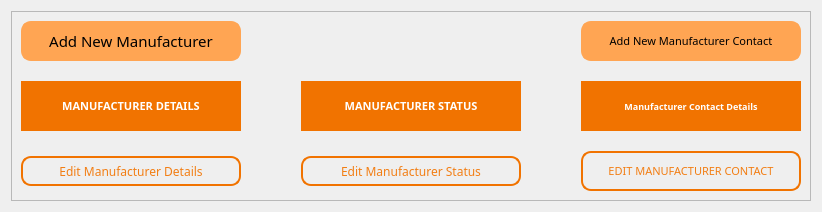
                    <widget class="QWidget" name="tab_13">
                     <attribute name="title">
                      <string>Manufacturer</string>
                     </attribute>
                     <layout class="QVBoxLayout" name="verticalLayout_14">
                      <item>
                       <widget class="QFrame" name="frame_11">
                        <property name="styleSheet">
                         <string notr="true">QLabel{color:white;background-color:#F17300; border: solid white; border-radius: 0;}
QPushButton{color:#F27E14; border:2px solid #F17300; border-radius: 10px;padding:2px;}
QPushButton::hover{border:2px solid white; background-color:#F27E14; color:white;}
QPushButton#addButton_manu{color: black; background-color: #FFA553; border: 2px solid #FFA553;}
QPushButton#addButton_manu::hover{color:#FFA553; background-color: black; border: 2px solid black;}
QPushButton#new_manuconButton{color: black; background-color: #FFA553; border: 2px solid #FFA553;}
QPushButton#new_manuconButton::hover{color:#FFA553; background-color: black; border: 2px solid black;}
</string>
                        </property>
                        <property name="frameShape">
                         <enum>QFrame::StyledPanel</enum>
                        </property>
                        <property name="frameShadow">
                         <enum>QFrame::Raised</enum>
                        </property>
                        <layout class="QGridLayout" name="gridLayout_9">
                         <property name="horizontalSpacing">
                          <number>60</number>
                         </property>
                         <property name="verticalSpacing">
                          <number>20</number>
                         </property>
                         <item row="1" column="1">
                          <widget class="QLabel" name="label_19">
                           <property name="minimumSize">
                            <size>
                             <width>220</width>
                             <height>50</height>
                            </size>
                           </property>
                           <property name="maximumSize">
                            <size>
                             <width>220</width>
                             <height>50</height>
                            </size>
                           </property>
                           <property name="font">
                            <font>
                             <family>Montserrat Medium</family>
                             <pointsize>8</pointsize>
                             <weight>75</weight>
                             <bold>true</bold>
                            </font>
                           </property>
                           <property name="text">
                            <string>MANUFACTURER STATUS</string>
                           </property>
                           <property name="alignment">
                            <set>Qt::AlignCenter</set>
                           </property>
                          </widget>
                         </item>
                         <item row="1" column="2">
                          <widget class="QLabel" name="label_23">
                           <property name="minimumSize">
                            <size>
                             <width>220</width>
                             <height>50</height>
                            </size>
                           </property>
                           <property name="maximumSize">
                            <size>
                             <width>220</width>
                             <height>50</height>
                            </size>
                           </property>
                           <property name="font">
                            <font>
                             <family>Montserrat Medium</family>
                             <pointsize>7</pointsize>
                             <weight>75</weight>
                             <bold>true</bold>
                            </font>
                           </property>
                           <property name="text">
                            <string>Manufacturer Contact Details</string>
                           </property>
                           <property name="alignment">
                            <set>Qt::AlignCenter</set>
                           </property>
                          </widget>
                         </item>
                         <item row="2" column="0">
                          <widget class="QPushButton" name="edit_manudet">
                           <property name="minimumSize">
                            <size>
                             <width>220</width>
                             <height>30</height>
                            </size>
                           </property>
                           <property name="maximumSize">
                            <size>
                             <width>220</width>
                             <height>30</height>
                            </size>
                           </property>
                           <property name="font">
                            <font>
                             <family>Montserrat</family>
                             <pointsize>9</pointsize>
                            </font>
                           </property>
                           <property name="cursor">
                            <cursorShape>PointingHandCursor</cursorShape>
                           </property>
                           <property name="text">
                            <string>Edit Manufacturer Details</string>
                           </property>
                          </widget>
                         </item>
                         <item row="1" column="0">
                          <widget class="QLabel" name="label_18">
                           <property name="minimumSize">
                            <size>
                             <width>220</width>
                             <height>50</height>
                            </size>
                           </property>
                           <property name="maximumSize">
                            <size>
                             <width>220</width>
                             <height>50</height>
                            </size>
                           </property>
                           <property name="font">
                            <font>
                             <family>Montserrat</family>
                             <pointsize>8</pointsize>
                             <weight>75</weight>
                             <bold>true</bold>
                            </font>
                           </property>
                           <property name="text">
                            <string>MANUFACTURER DETAILS</string>
                           </property>
                           <property name="alignment">
                            <set>Qt::AlignCenter</set>
                           </property>
                          </widget>
                         </item>
                         <item row="2" column="2">
                          <widget class="QPushButton" name="edit_manucon">
                           <property name="minimumSize">
                            <size>
                             <width>220</width>
                             <height>40</height>
                            </size>
                           </property>
                           <property name="maximumSize">
                            <size>
                             <width>220</width>
                             <height>40</height>
                            </size>
                           </property>
                           <property name="font">
                            <font>
                             <family>Montserrat</family>
                             <pointsize>8</pointsize>
                            </font>
                           </property>
                           <property name="cursor">
                            <cursorShape>PointingHandCursor</cursorShape>
                           </property>
                           <property name="styleSheet">
                            <string notr="true"/>
                           </property>
                           <property name="text">
                            <string>EDIT MANUFACTURER CONTACT</string>
                           </property>
                          </widget>
                         </item>
                         <item row="0" column="2">
                          <widget class="QPushButton" name="new_manuconButton">
                           <property name="minimumSize">
                            <size>
                             <width>220</width>
                             <height>40</height>
                            </size>
                           </property>
                           <property name="maximumSize">
                            <size>
                             <width>220</width>
                             <height>40</height>
                            </size>
                           </property>
                           <property name="font">
                            <font>
                             <family>Montserrat Medium</family>
                             <pointsize>8</pointsize>
                            </font>
                           </property>
                           <property name="text">
                            <string>Add New Manufacturer Contact</string>
                           </property>
                          </widget>
                         </item>
                         <item row="2" column="1">
                          <widget class="QPushButton" name="edit_manustat">
                           <property name="minimumSize">
                            <size>
                             <width>220</width>
                             <height>30</height>
                            </size>
                           </property>
                           <property name="maximumSize">
                            <size>
                             <width>220</width>
                             <height>30</height>
                            </size>
                           </property>
                           <property name="font">
                            <font>
                             <family>Montserrat</family>
                             <pointsize>9</pointsize>
                            </font>
                           </property>
                           <property name="text">
                            <string>Edit Manufacturer Status</string>
                           </property>
                          </widget>
                         </item>
                         <item row="0" column="0">
                          <widget class="QPushButton" name="addButton_manu">
                           <property name="minimumSize">
                            <size>
                             <width>220</width>
                             <height>40</height>
                            </size>
                           </property>
                           <property name="maximumSize">
                            <size>
                             <width>220</width>
                             <height>40</height>
                            </size>
                           </property>
                           <property name="font">
                            <font>
                             <family>Montserrat Medium</family>
                             <pointsize>11</pointsize>
                            </font>
                           </property>
                           <property name="text">
                            <string>Add New Manufacturer</string>
                           </property>
                          </widget>
                         </item>
                        </layout>
                       </widget>
                      </item>
                     </layout>
                    </widget>
